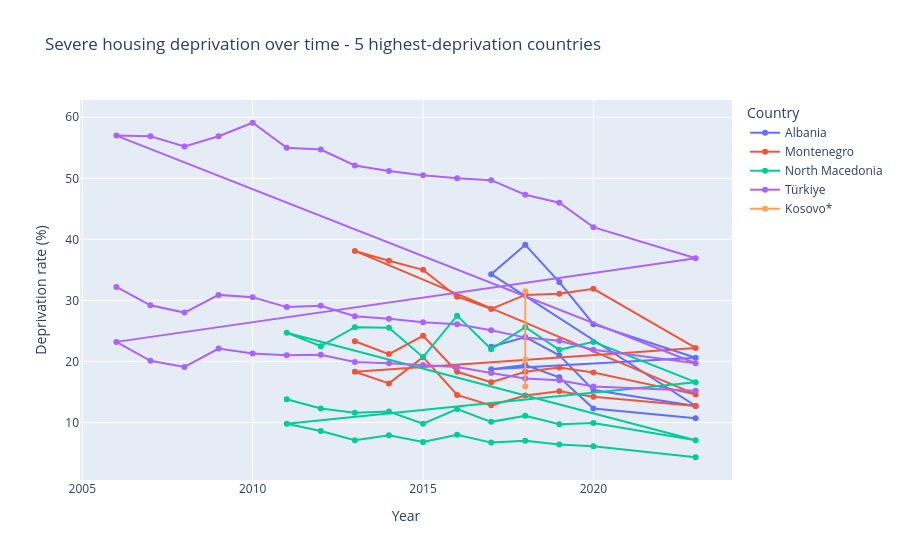

Notebook source saved alongside this figure:
### Code cell
# plot 4: deprivation over time for top 5 worst countries

top5 = latest_dep.sort_values("deprivation_rate", ascending=False).head(5)["geo"].tolist()
dep_top5 = df_deprivation_clean[df_deprivation_clean["geo"].isin(top5)]

fig4 = px.line(
    dep_top5, x="year", y="deprivation_rate", color="geo", markers=True,
    title="Severe housing deprivation over time - 5 highest-deprivation countries",
    labels={"deprivation_rate": "Deprivation rate (%)", "year": "Year", "geo": "Country"}
)
fig4.show()

### Figure 1 — Plotly figure (JSON) as saved in the notebook; plotly's stock layout.template omitted (floating-point values rounded to 4 significant figures)
{"data": [{"hovertemplate": "Country=Albania<br>Year=%{x}<br>Deprivation rate (%)=%{y}<extra></extra>", "legendgroup": "Albania", "line": {"color": "#636efa", "dash": "solid"}, "marker": {"symbol": "circle"}, "mode": "lines+markers", "name": "Albania", "orientation": "v", "showlegend": true, "type": "scatter", "x": [2017, 2018, 2019, 2020, 2023, 2017, 2018, 2019, 2020, 2023, 2017, 2018, 2019, 2020, 2023], "xaxis": "x", "y": [22.4, 24.0, 21.0, 15.3, 12.7, 34.3, 39.1, 33.0, 26.1, 20.6, 18.7, 19.4, 17.4, 12.3, 10.7], "yaxis": "y"}, {"hovertemplate": "Country=Montenegro<br>Year=%{x}<br>Deprivation rate (%)=%{y}<extra></extra>", "legendgroup": "Montenegro", "line": {"color": "#EF553B", "dash": "solid"}, "marker": {"symbol": "circle"}, "mode": "lines+markers", "name": "Montenegro", "orientation": "v", "showlegend": true, "type": "scatter", "x": [2013, 2014, 2015, 2016, 2017, 2018, 2019, 2020, 2023, 2013, 2014, 2015, 2016, 2017, 2018, 2019, 2020, 2023, 2013, 2014, 2015, 2016, 2017, 2018, 2019, 2020, 2023], "xaxis": "x", "y": [23.3, 21.2, 24.2, 18.3, 16.6, 18.3, 19.0, 18.2, 14.6, 38.1, 36.5, 35.0, 30.6, 28.6, 30.9, 31.1, 31.9, 22.2, 18.3, 16.4, 20.7, 14.5, 12.8, 14.4, 15.1, 14.2, 12.7], "yaxis": "y"}, {"hovertemplate": "Country=North Macedonia<br>Year=%{x}<br>Deprivation rate (%)=%{y}<extra></extra>", "legendgroup": "North Macedonia", "line": {"color": "#00cc96", "dash": "solid"}, "marker": {"symbol": "circle"}, "mode": "lines+markers", "name": "North Macedonia", "orientation": "v", "showlegend": true, "type": "scatter", "x": [2011, 2012, 2013, 2014, 2015, 2016, 2017, 2018, 2019, 2020, 2023, 2011, 2012, 2013, 2014, 2015, 2016, 2017, 2018, 2019, 2020, 2023, 2011, 2012, 2013, 2014, 2015, 2016, 2017, 2018, 2019, 2020, 2023], "xaxis": "x", "y": [13.8, 12.3, 11.6, 11.8, 9.8, 12.2, 10.1, 11.1, 9.7, 9.9, 7.1, 24.7, 22.5, 25.6, 25.5, 20.7, 27.5, 22.0, 25.6, 21.9, 23.2, 16.6, 9.8, 8.6, 7.1, 7.9, 6.8, 8.0, 6.7, 7.0, 6.4, 6.1, 4.3], "yaxis": "y"}, {"hovertemplate": "Country=Türkiye<br>Year=%{x}<br>Deprivation rate (%)=%{y}<extra></extra>", "legendgroup": "Türkiye", "line": {"color": "#ab63fa", "dash": "solid"}, "marker": {"symbol": "circle"}, "mode": "lines+markers", "name": "Türkiye", "orientation": "v", "showlegend": true, "type": "scatter", "x": [2006, 2007, 2008, 2009, 2010, 2011, 2012, 2013, 2014, 2015, 2016, 2017, 2018, 2019, 2020, 2023, 2006, 2007, 2008, 2009, 2010, 2011, 2012, 2013, 2014, 2015, 2016, 2017, 2018, 2019, 2020, 2023, 2006, 2007, 2008, 2009, 2010, 2011, 2012, 2013, 2014, 2015, 2016, 2017, 2018, 2019, 2020, 2023], "xaxis": "x", "y": [32.2, 29.2, 28.0, 30.9, 30.5, 28.9, 29.1, 27.4, 27.0, 26.4, 26.1, 25.1, 23.9, 23.4, 21.9, 19.7, 57.0, 56.9, 55.2, 56.9, 59.1, 55.0, 54.7, 52.1, 51.2, 50.5, 50.0, 49.7, 47.3, 46.0, 42.0, 36.9, 23.2, 20.1, 19.1, 22.1, 21.3, 21.0, 21.1, 19.9, 19.7, 19.4, 19.1, 18.1, 17.2, 16.9, 15.9, 15.2], "yaxis": "y"}, {"hovertemplate": "Country=Kosovo*<br>Year=%{x}<br>Deprivation rate (%)=%{y}<extra></extra>", "legendgroup": "Kosovo*", "line": {"color": "#FFA15A", "dash": "solid"}, "marker": {"symbol": "circle"}, "mode": "lines+markers", "name": "Kosovo*", "orientation": "v", "showlegend": true, "type": "scatter", "x": [2018, 2018, 2018], "xaxis": "x", "y": [20.3, 31.5, 15.9], "yaxis": "y"}], "layout": {"legend": {"title": {"text": "Country"}, "tracegroupgap": 0}, "title": {"text": "Severe housing deprivation over time - 5 highest-deprivation countries"}, "xaxis": {"anchor": "y", "domain": [0, 1], "title": {"text": "Year"}}, "yaxis": {"anchor": "x", "domain": [0, 1], "title": {"text": "Deprivation rate (%)"}}}}
